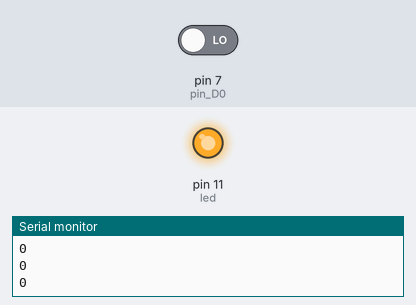
Recording of a sketch running on a simulated Arduino Uno, built with avr-gcc and run on an emulated ATmega328P. Parts: output pins drawn as LEDs (lit = HIGH), the last lines printed to the serial monitor. The inputs (shaded band) are chosen by the test bench; at power-on: pin 7 (pin_D0) LOW.

Above: at 1.2 s.
1.3 s: pin 7 (pin_D0) driven HIGH
At 1.7 s:
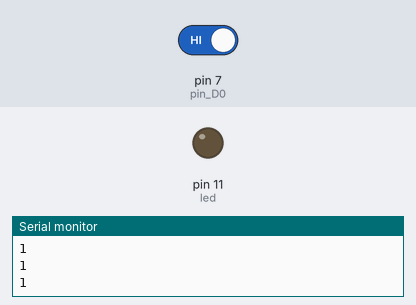
2.8 s: pin 7 (pin_D0) driven LOW
At 4.1 s:
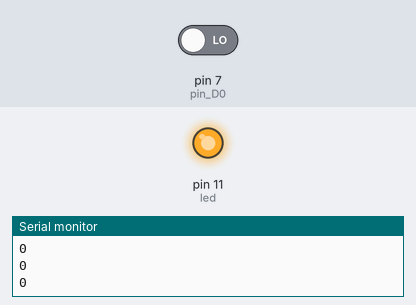
Timing chart, 0 to 5.8 s (numbered marks = the images above; inputs shaded):
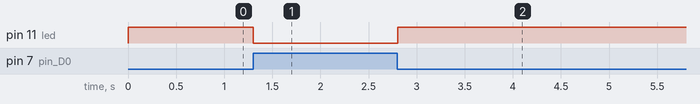

Measured:
- after the input at 1.3 s, pin 11 (led): HIGH → LOW at once
- after the input at 2.8 s, pin 11 (led): LOW → HIGH at once

The sketch:

son_voi.lnk.ino
```cpp
const int led = 11;
const int pin_D0= 7;

int message = 0;

void setup() {
  pinMode( led, OUTPUT);
  pinMode (pin_D0, INPUT);
  Serial.begin(9600);

}

void loop() {

 message = digitalRead(pin_D0);

  if (message == HIGH)
    {
      digitalWrite (led, LOW);
      Serial.println(message);
    }
    else
    {
      digitalWrite (led, HIGH);
      Serial.println(message);
    }

 delay(100);
}
```
